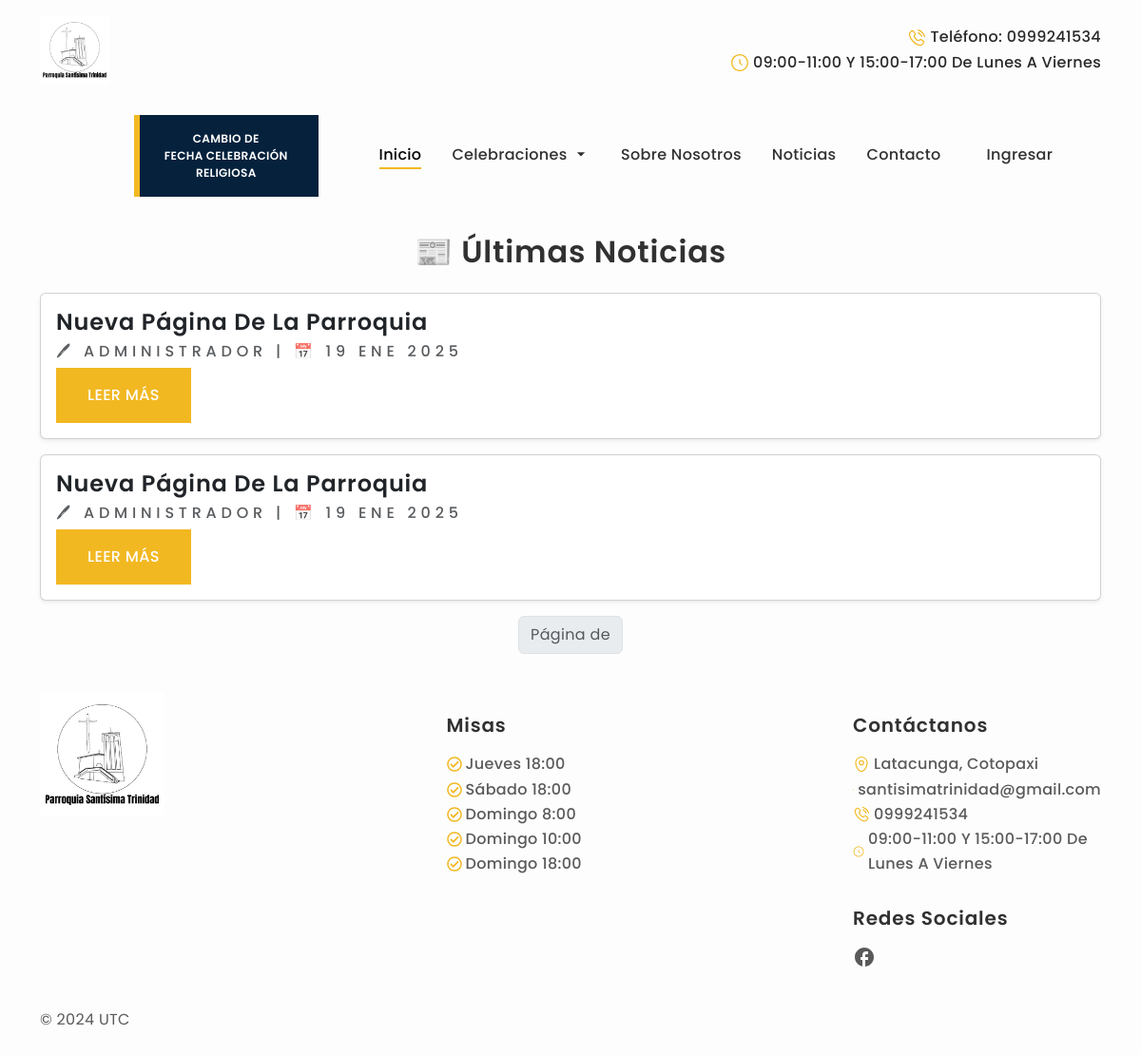
The page /news/ on the database as committed earlier.
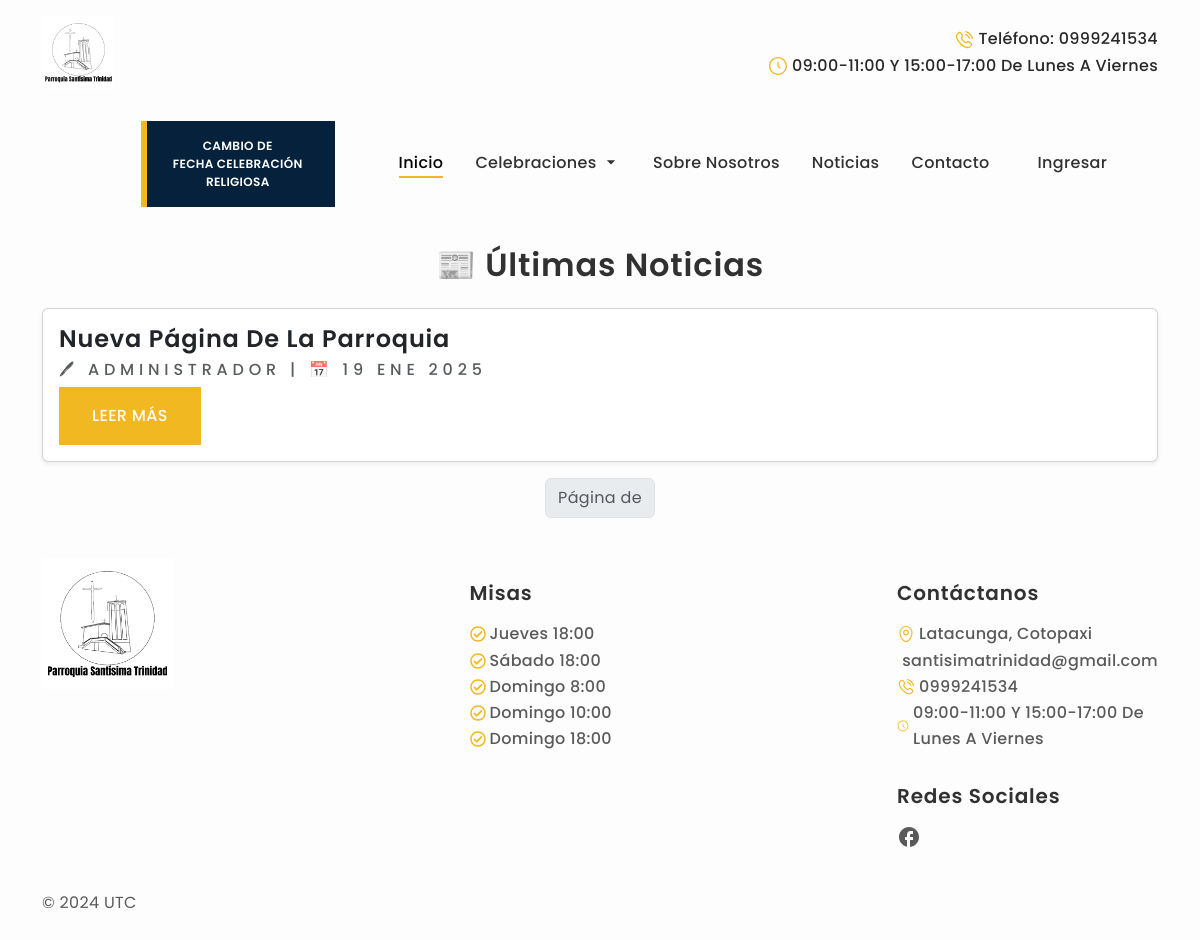
The same page on the database as committed later.
### Apps/web/models.py (models this page shows, shortened)
class Noticia(models.Model):
    id = models.AutoField(primary_key=True)
    titulo = models.CharField(max_length=100)
    contenido = models.TextField()
    fecha = models.DateTimeField(auto_now_add=True)
    autor = models.ForeignKey(User, on_delete=models.DO_NOTHING)

### Apps/web/views.py (the view, shortened to what this page needs)
# urls.py: path('news/', views.news ),
def news(request):
    noticias = Noticia.objects.all().order_by('-fecha')  # Ordenar por la más reciente
    paginator = Paginator(noticias, 5)  # 5 noticias por página
    page_number = request.GET.get('page')
    page_obj = paginator.get_page(page_number)
    context = {
        'noticias': page_obj
    }
    return render(request, 'noticias.html', context)

### Apps/web/templates/noticias.html (shortened to what this page needs)
{% extends 'base.html' %}
{% block body %}
{% if user.is_superuser %}
<center>
  <h1 class="h1">Nueva Noticia</h1>
</center>
<div class="container-lg d-flex justify-content-center">
  <form method="post" name="noticiaform" class="w-100">
    {% csrf_token %}
    <div class="row d-flex justify-content-center">
      <input type="text" class="form-control col-12 col-md-6" name="titulo" placeholder="Título" required value="{{n.titulo}}">
    </div>
    <div class="row d-flex justify-content-center">
      <textarea id="summernote" name="detalle" class="col-12 col-md-6" required>{{n.contenido}}</textarea>
    </div>
    <button type="submit" class="btn btn-success mt-3">Guardar</button>
  </form>
</div>
<div class="container-lg d-flex justify-content-center">
  <div class="table-responsive">
<div class="table-responsive">
  <table class="table table-striped table-bordered table-hover">
    <thead>
      <tr>
        <th>Título</th>
        <th>Contenido</th>
        <th>Fecha de subida</th>
        <th>Autor</th>
        <th>Acciones</th>
      </tr>
    </thead>
    <tbody>
      {% for n in noticias %}
        <tr>
          <td style="max-width: 200px; white-space: nowrap; overflow: hidden; text-overflow: ellipsis;">
            {{n.titulo}}
          </td>
          <td style="max-height: 150px; overflow-y: auto; width: 250px;">
            <div class="p-2" style="max-height: 150px; overflow-y: auto; white-space: normal;">
              {{n.contenido|safe}}
            </div>
          </td>
          <td>{{n.fecha}}</td>
          <td>{{n.autor}}</td>
          <td>
            <a href="/new/edit/{{n.id}}" class="btn btn-warning btn-sm">Editar</a>
            <form action="/new/delete/{{n.id}}" method="post" class="d-inline">
              {% csrf_token %}
              <button type="submit" class="btn btn-danger btn-sm" onclick="return confirm('¿Seguro que quieres eliminar esta noticia?')">Eliminar</button>
            </form>
          </td>
        </tr>
      {% endfor %}
    </tbody>
  </table>
</div>
  </div>
</div>
<script>
  $(document).ready(function() {
    $('#summernote').summernote({
      placeholder: 'Escribe aquí tu noticia',
      tabsize: 2,
      height: 500,
      lang: 'es-ES',
      callbacks: {
        onImageUpload: function(files) {
          var editor = $(this);
          var file = files[0];
          var reader = new FileReader();
          reader.onload = function (e) {
            var image = $('<img>').attr('src', e.target.result);
            image.addClass('img-fluid');
            editor.summernote('insertNode', image[0]);
          };
          reader.readAsDataURL(file);
        }
      }
    });
  });
</script>
{% else %}
<div class="container mt-4">
  <h2 class="text-center mb-4">📰 Últimas Noticias</h2>
  {% for noticia in noticias %}
      <div class="card mb-3 shadow-sm">
          <div class="card-body">
              <h4 class="card-title">{{ noticia.titulo }}</h4>
              <h6 class="text-muted">🖊 {{ noticia.autor }} | 📅 {{ noticia.fecha|date:"d M Y" }}</h6>
              <a href="/new/{{noticia.id}}" class="btn btn-primary">Leer más</a>
          </div>
      </div>
  {% empty %}
      <p class="text-center">No hay noticias disponibles.</p>
  {% endfor %}
  <nav>
      <ul class="pagination justify-content-center">
          <li class="page-item disabled">
              <span class="page-link">Página {{ page_obj.number }} de {{ page_obj.paginator.num_pages }}</span>
          </li>
      </ul>
  </nav>
</div>
{% endif %}
{% endblock  %}

Rows that differ between the two databases and show on the page:
removed Noticia: titulo "Nueva Página De La Parroquia", autor "ADMINISTRADOR", fecha "19 ENE 2025"
